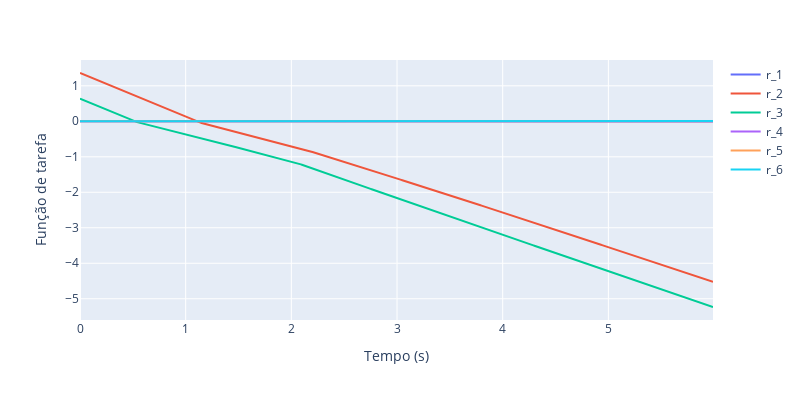
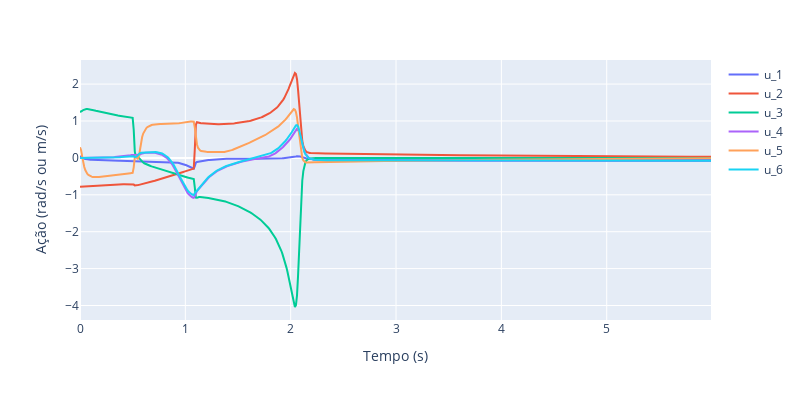
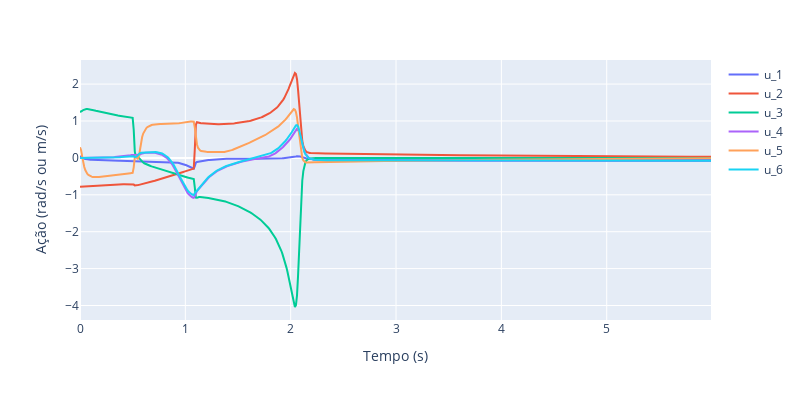

The notebook cell these images were saved under, in order:
### Code cell
import uaibot as ub
import numpy as np


dt = 0.01
t = 0
tmax = 6
x = 0
y = 0.3
z = -0.3
R = 0.03

def get_configuration(robot):
  return robot.q

def set_configuration_speed(robot, qdot_des):
  q_next = robot.q + qdot_des*dt
  robot.add_ani_frame(time = t+dt, q = q_next)


#As inicializações (ex: parâmetros do controlador) virão aqui
robot = ub.Robot.create_kuka_kr5()
box_a = ub.Box(name="box_a", width=1.5, depth=0.3, height=0.3, htm=ub.Utils.trn([0, 0.8, 0.15]),color="red")
box_b = ub.Box(name="box_b", width=0.3, depth=0.3, height=0.3, htm=ub.Utils.trn([0, -0.8, 0.15]),color="red")


ball = ub.Ball(name="ball",radius=0.05,mass=1,color="blue", htm=ub.Utils.trn([0.2, 0.8, 0.35]))
ball2 = ub.Ball(name="ball2",radius=0.05,mass=1,color="blue", htm=ub.Utils.trn([0.2, 0.8, 0.35]))
ball3 = ub.Ball(name="ball3",radius=0.05,mass=1,color="blue", htm=ub.Utils.trn([-0.4, 0.8, 0.35]))
ball4 = ub.Ball(name="ball4",radius=0.05,mass=1,color="blue", htm=ub.Utils.trn([0.4, 0.8, 0.35]))
cilindro = ub.Cylinder(name="cilindro",height=0.1,radius=0.05,mass=1,color="black",htm=ub.Utils.trn([0, -0.8, 0.35]))


#Especifica a pose desejada para o efetuador

htm_d = ub.Utils.trn([x,y,z]) * robot.fkm() 
    
#Faz a extração dos elementos x_d, y_d, z_d e s_d
x_d = htm_d[0:3,0]
y_d = htm_d[0:3,1]
z_d = htm_d[0:3,2]
s_d = lambda tt: np.matrix([R * tt, -0.8 + tt, 0.15 + tt]).reshape((3, 1))


#Cria um referencial no cenário para que seja possível ver se ele alcancou a
#pose
frame_d = ub.Frame(htm = htm_d)

#Cria a simulação
sim = ub.Simulation([robot,frame_d,box_a,ball,ball2,ball3,ball4,cilindro,box_b])

#Captura o número de juntas do robô
n = np.shape(robot.q)[0]

#Cria a função F:
def fun_F(r):
    A = [0.25, 0.25, 0.25, 0.25, 0.25, 0.25]
    w_tol = [0.01, 0.01, 0.01, 0.01, 0.01, 0.01]
    F = np.matrix(np.zeros((6, 1)))
    for i in range(6):
        if abs(r[i, 0]) < w_tol[i]:
            F[i, 0] = -A[i] * (r[i, 0] / w_tol[i])
        elif r[i, 0] >= w_tol[i]:
            F[i, 0] = -A[i]
        else:
            F[i, 0] = A[i]
    return F

#Cria uma matriz para o histórico de função de tarefa, da ação de controle
#e do tempo
hist_r = np.matrix(np.zeros((6,0)))
hist_u = np.matrix(np.zeros((n,0)))
hist_t = []

#Colocaremos aqui nosso "main" do controlador, que ficará em um laço
#durante um tempo tmax

for i in range(round(tmax/dt)):
    #################################
    # Início da lógica de controle  #
    #################################

    #Mede a configuração dos sensores
    q = get_configuration(robot)

    #Calcula a cinemática direta e Jacobiana para o efetuador nessa
    #configuração
    Jg, fk = robot.jac_geo(q)
    #Faz a extração de x_e, y_e, z_e e s_e
    x_e = fk[0:3,0]
    y_e = fk[0:3,1]
    z_e = fk[0:3,2]
    s_e = fk[0:3,3]

    #Monta o vetor de tarefa
    r = np.matrix(np.zeros((6,1)))
    
    r[0:3] = s_e - s_d(t)
    r[3] = 1- x_d.T * x_e
    r[4] = 1- y_d.T * y_e
    r[5] = 1- z_d.T * z_e

    #Monta a Jacobiana de tarefa
    Jr = np.matrix(np.zeros((6,n)))
    Jr[0:3,:] = Jg[0:3,:]
    Jr[3,:] = x_d.T * ub.Utils.S(x_e) * Jg[3:6,:]
    Jr[4,:] = y_d.T * ub.Utils.S(y_e) * Jg[3:6,:]
    Jr[5,:] = z_d.T * ub.Utils.S(z_e) * Jg[3:6,:]

    #Calcula a ação de controle
    u = ub.Utils.dp_inv(Jr,0.001)*fun_F(r)

    #Guarda informações no histórico
    hist_r = np.block([hist_r, r])
    hist_u = np.block([hist_u, u])
    hist_t.append(t)

    #Manda a ação de controle para o robô
    set_configuration_speed(robot, u)

    #################################
    # Fim da lógica de controle     #
    #################################
    ball.add_ani_frame(t, htm = ub.Utils.trn((s_e - s_d(t))/2))
    #O tempo sempre vai passar no final do ciclo
    t+=dt
    

#Roda a simulação
sim.run()

#plota os gráficos
ub.Utils.plot(hist_t, hist_r, "", "Tempo (s)", "Função de tarefa", "r")
ub.Utils.plot(hist_t, hist_u, "", "Tempo (s)", "Ação (rad/s ou m/s)", "u")

### Figure 1 — Plotly figure (JSON) as saved in the notebook; plotly's stock layout.template omitted (floating-point values rounded to 4 significant figures; data arrays with more than 128 entries replaced by an {"elided": "..."} marker saying what was removed)
{"data": [{"mode": "lines", "name": "r_1", "type": "scatter", "x": {"elided": "600 float values"}, "y": {"elided": "600 float values"}}, {"mode": "lines", "name": "r_2", "type": "scatter", "x": {"elided": "600 float values"}, "y": {"elided": "600 float values"}}, {"mode": "lines", "name": "r_3", "type": "scatter", "x": {"elided": "600 float values"}, "y": {"elided": "600 float values"}}, {"mode": "lines", "name": "r_4", "type": "scatter", "x": {"elided": "600 float values"}, "y": {"elided": "600 float values"}}, {"mode": "lines", "name": "r_5", "type": "scatter", "x": {"elided": "600 float values"}, "y": {"elided": "600 float values"}}, {"mode": "lines", "name": "r_6", "type": "scatter", "x": {"elided": "600 float values"}, "y": {"elided": "600 float values"}}], "layout": {"height": 400, "legend": {"tracegroupgap": 0}, "margin": {"t": 60}, "width": 800, "xaxis": {"anchor": "y", "domain": [0, 1], "title": {"text": "Tempo (s)"}}, "yaxis": {"anchor": "x", "domain": [0, 1], "title": {"text": "Função de tarefa"}}}}

### Figure 2 — Plotly figure (JSON) as saved in the notebook; plotly's stock layout.template omitted (floating-point values rounded to 4 significant figures; data arrays with more than 128 entries replaced by an {"elided": "..."} marker saying what was removed)
{"data": [{"mode": "lines", "name": "u_1", "type": "scatter", "x": {"elided": "600 float values"}, "y": {"elided": "600 float values"}}, {"mode": "lines", "name": "u_2", "type": "scatter", "x": {"elided": "600 float values"}, "y": {"elided": "600 float values"}}, {"mode": "lines", "name": "u_3", "type": "scatter", "x": {"elided": "600 float values"}, "y": {"elided": "600 float values"}}, {"mode": "lines", "name": "u_4", "type": "scatter", "x": {"elided": "600 float values"}, "y": {"elided": "600 float values"}}, {"mode": "lines", "name": "u_5", "type": "scatter", "x": {"elided": "600 float values"}, "y": {"elided": "600 float values"}}, {"mode": "lines", "name": "u_6", "type": "scatter", "x": {"elided": "600 float values"}, "y": {"elided": "600 float values"}}], "layout": {"height": 400, "legend": {"tracegroupgap": 0}, "margin": {"t": 60}, "width": 800, "xaxis": {"anchor": "y", "domain": [0, 1], "title": {"text": "Tempo (s)"}}, "yaxis": {"anchor": "x", "domain": [0, 1], "title": {"text": "Ação (rad/s ou m/s)"}}}}

### Figure 3 — Plotly figure (JSON) as saved in the notebook; plotly's stock layout.template omitted (floating-point values rounded to 4 significant figures; data arrays with more than 128 entries replaced by an {"elided": "..."} marker saying what was removed)
{"data": [{"mode": "lines", "name": "u_1", "type": "scatter", "x": {"elided": "600 float values"}, "y": {"elided": "600 float values"}}, {"mode": "lines", "name": "u_2", "type": "scatter", "x": {"elided": "600 float values"}, "y": {"elided": "600 float values"}}, {"mode": "lines", "name": "u_3", "type": "scatter", "x": {"elided": "600 float values"}, "y": {"elided": "600 float values"}}, {"mode": "lines", "name": "u_4", "type": "scatter", "x": {"elided": "600 float values"}, "y": {"elided": "600 float values"}}, {"mode": "lines", "name": "u_5", "type": "scatter", "x": {"elided": "600 float values"}, "y": {"elided": "600 float values"}}, {"mode": "lines", "name": "u_6", "type": "scatter", "x": {"elided": "600 float values"}, "y": {"elided": "600 float values"}}], "layout": {"height": 400, "legend": {"tracegroupgap": 0}, "margin": {"t": 60}, "width": 800, "xaxis": {"anchor": "y", "domain": [0, 1], "title": {"text": "Tempo (s)"}}, "yaxis": {"anchor": "x", "domain": [0, 1], "title": {"text": "Ação (rad/s ou m/s)"}}}}
